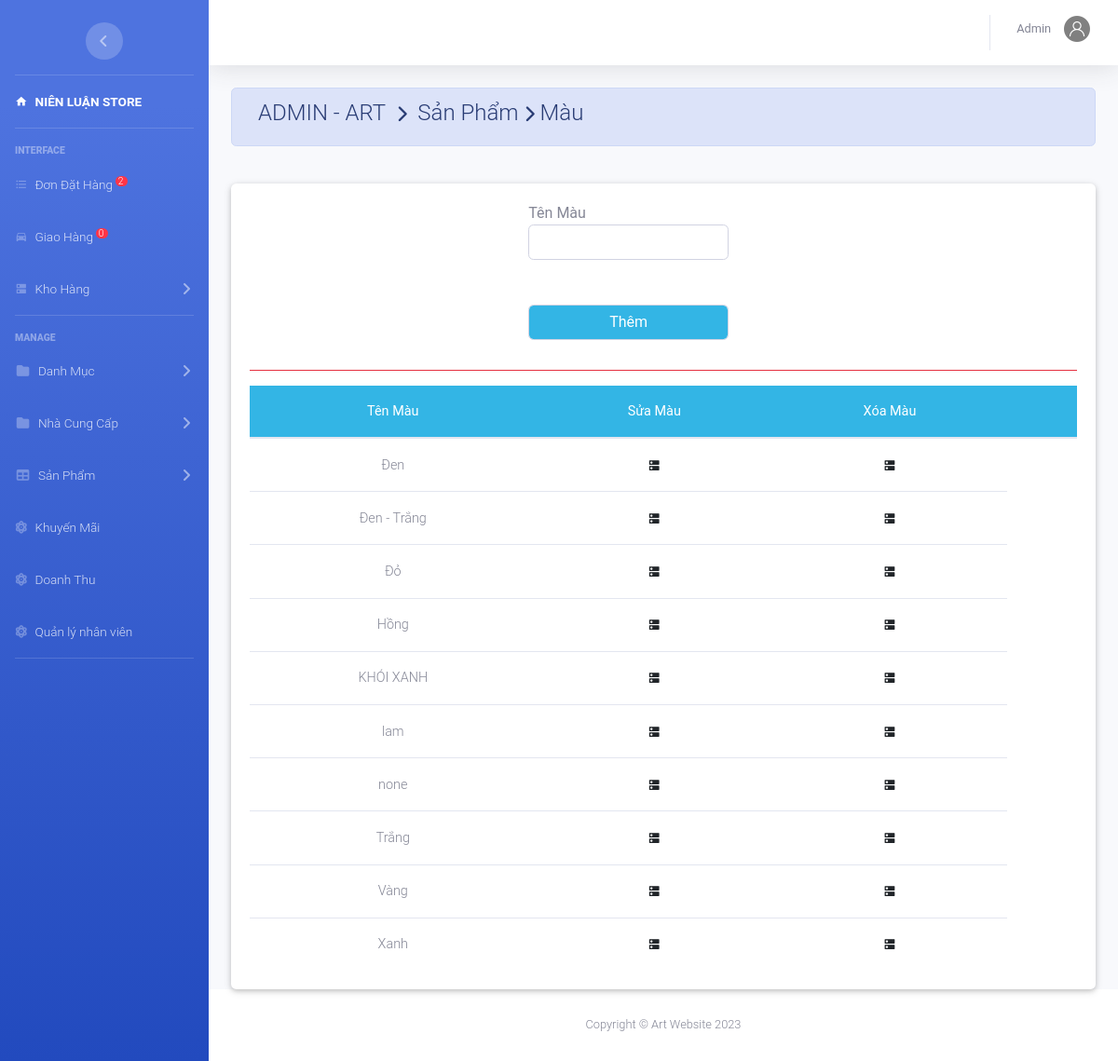
/admin/index.php?action=mau&view=them (signed in), run on the app's committed database.
### tables this page shows
CREATE TABLE `mau` (
  `MaMau` varchar(50) NOT NULL DEFAULT 'none'
);

### admin/mau/mau.php (the view, shortened to what this page needs)
<?php
	$sql="select * from Mau ";
	$rs=mysqli_query($conn,$sql);
?>
<div class="container-fluid">
	<div class=" alert alert-primary">
	  <h4 class="page-title">
	     ADMIN - ART &#160;<i class="fas fa-chevron-right" style="font-size: 18px"></i>&#160; Sản Phẩm&#160;<i class="fas fa-chevron-right" style="font-size: 18px"></i>&#160;Màu </h4>
	</div><br>
<div class="card">
		<div class="card-body">
<?php include_once('main.php')?>
<table class="table table-hover m-auto text-center" style="font-size: 13px;">
	<thead class="badge-info">
		<tr>
			<th>Tên Màu</th><th>Sửa Màu</th><th>Xóa Màu</th><th colspan="2"></th>
		</tr>
	</thead>
	<tbody>
 <?php $so=0;
	 while ($row=mysqli_fetch_array($rs)) { ?>
		<tr>
			<td><?php echo $row['MaMau']; ?></td>
			<td><a href="index.php?action=mau&view=suamau&mamau=<?php echo $row['MaMau']; ?>" ><i class="mdi mdi-dns"></i></a></td>
			<td><a href="mau/main.php?view=xoamau&mamau=<?php echo $row['MaMau']; ?>" ><i class="mdi mdi-dns"></i></a></td>
		</tr>
 <?php	} ?>
	</tbody>
</table>
</div></div></div>

### data on the page
mau: MaMau "Đen"
mau: MaMau "Đen - Trắng"
mau: MaMau "Đỏ"
mau: MaMau "Hồng"
mau: MaMau "KHÓI XANH"
mau: MaMau "lam"
mau: MaMau "none"
mau: MaMau "Trắng"
mau: MaMau "Vàng"
mau: MaMau "Xanh"

### other printed values
$dem "2"
$dem "0"
$nv['TenNV'] "Admin"
